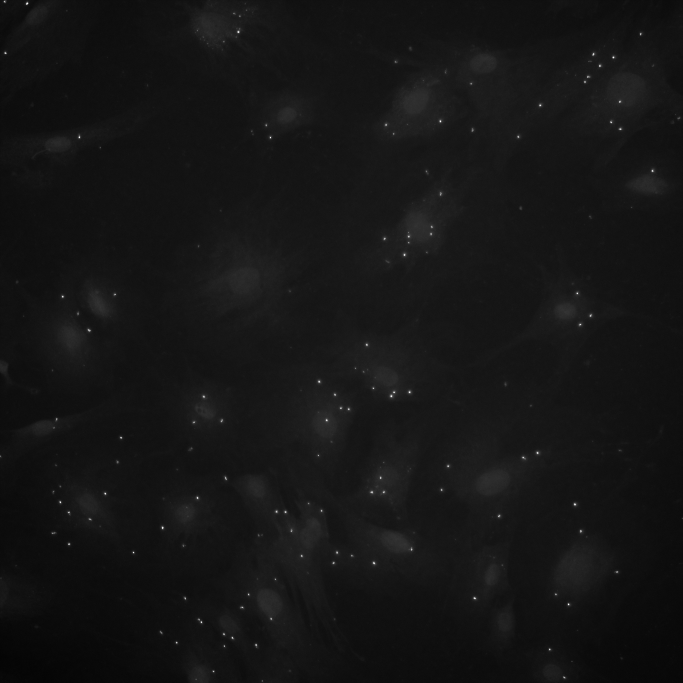
#> input picture outdated_tests/gaussian_params/rca.png, 2048 x 2048 px (shown at 1/3 size)
$ jupyter execute --allow-errors spot_param_extraction_rca.ipynb
#> lines starting #> are read from the running program, lines starting #| are printed output that depends on the picture
[cell 1]
import numpy as np
from numpy import pi, r_
import matplotlib.pyplot as plt
from scipy import optimize

Cell below from https://scipy-cookbook.readthedocs.io/items/FittingData.html.

[cell 2]
def gaussian(height, center_x, center_y, width_x, width_y):
    """Returns a gaussian function with the given parameters"""
    width_x = float(width_x)
    width_y = float(width_y)
    return lambda x,y: height*np.exp(
                -(((center_x-x)/width_x)**2+((center_y-y)/width_y)**2)/2)

def moments(data):
    """Returns (height, x, y, width_x, width_y)
    the gaussian parameters of a 2D distribution by calculating its
    moments """
    total = data.sum()
    X, Y = np.indices(data.shape)
    x = (X*data).sum()/total
    y = (Y*data).sum()/total
    col = data[:, int(y)]
    width_x = np.sqrt(np.abs((np.arange(col.size)-y)**2*col).sum()/col.sum())
    row = data[int(x), :]
    width_y = np.sqrt(np.abs((np.arange(row.size)-x)**2*row).sum()/row.sum())
    height = data.max()
    return height, x, y, width_x, width_y

def fitgaussian(data):
    """Returns (height, x, y, width_x, width_y)
    the gaussian parameters of a 2D distribution found by a fit"""
    params = moments(data)
    errorfunction = lambda p: np.ravel(gaussian(*p)(*np.indices(data.shape)) -
                                 data)
    p, success = optimize.leastsq(errorfunction, params)
    return p

## Check that coords in rca_coords.csv line up with spots in rca.png

[cell 3]
from skimage.io import imread
from skimage.color import rgb2gray

fig = plt.figure(figsize = (12,7))
im = imread('rca.png')
#> im is the input picture: shape (2048, 2048); min 0, max 255, mean 21.2
im = rgb2gray(im)
plt.imshow(im, cmap='gray')
plt.title('rca image (2048x2048)')
plt.show()

fig = plt.figure(figsize = (12,7))
#> (the rest of this cell did not finish here and is left out)

## Fit a 2D gaussian to each spot.

Find gaussian fit parameters as in the scipy example here: https://scipy-cookbook.readthedocs.io/items/FittingData.html. Show that these parameters produce reasonable reconstructed spots.

[cell 4]
import math

margin = 4

#> (the rest of this cell did not finish here and is left out)

### Collect the sigma and intensity values.

[cell 5]
import math

margin = 4

max_intensity_list = []
sigma_min_list = []
sigma_max_list = []

#> (the rest of this cell did not finish here and is left out)

### Visualize the distribution of max intensities and stdevs across all spots found by "expert"

[cell 6]
plt.figure()
plt.hist(max_intensity_list)
print('Max intensity of spots marked by expert:\nmean(max_intensity_list) = ' + str(round(np.mean(max_intensity_list), 2)))
plt.xlabel('max intensity of spot')
plt.ylabel('frequency')
plt.show()
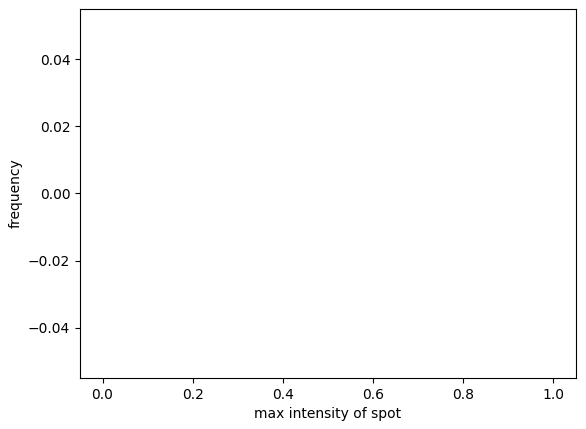
#> figure drawn by matplotlib, 1 panel

plt.figure()
plt.hist(sigma_min_list)
print('Stdev (along axis which minimizes stdev) of spots marked by expert:\nmean(sigma_min_list) = ' + str(round(np.mean(sigma_min_list), 2)))
plt.xlabel('stdev (minimizing) of spot')
plt.ylabel('frequency')
plt.show()

plt.figure()
plt.hist(sigma_max_list)
print('Stdev (along axis which maximizes stdev) of spots marked by expert:\nmean(sigma_max_list) = ' + str(round(np.mean(sigma_max_list), 2)))
plt.xlabel('stdev (maximizing) of spot')
plt.ylabel('frequency')
plt.show()
